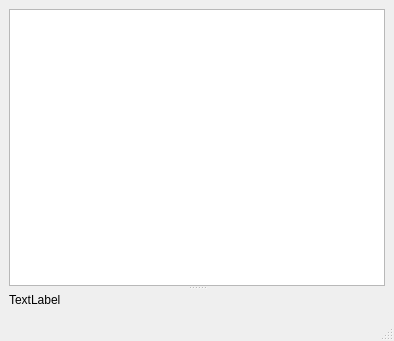
<?xml version="1.0" encoding="UTF-8"?>
<ui version="4.0">
 <class>MainWindow</class>
 <widget class="QMainWindow" name="MainWindow">
  <property name="geometry">
   <rect>
    <x>0</x>
    <y>0</y>
    <width>394</width>
    <height>341</height>
   </rect>
  </property>
  <property name="windowTitle">
   <string>MainWindow</string>
  </property>
  <widget class="QWidget" name="centralwidget">
   <layout class="QGridLayout" name="gridLayout">
    <item row="0" column="0">
     <widget class="QSplitter" name="splitter">
      <property name="orientation">
       <enum>Qt::Vertical</enum>
      </property>
      <widget class="QTreeView" name="treeView">
       <property name="editTriggers">
        <set>QAbstractItemView::NoEditTriggers</set>
       </property>
       <attribute name="headerVisible">
        <bool>false</bool>
       </attribute>
      </widget>
      <widget class="QLabel" name="label">
       <property name="text">
        <string>TextLabel</string>
       </property>
      </widget>
     </widget>
    </item>
   </layout>
  </widget>
  <widget class="QMenuBar" name="menubar">
   <property name="geometry">
    <rect>
     <x>0</x>
     <y>0</y>
     <width>394</width>
     <height>21</height>
    </rect>
   </property>
  </widget>
  <widget class="QStatusBar" name="statusbar"/>
 </widget>
 <resources/>
 <connections/>
</ui>
